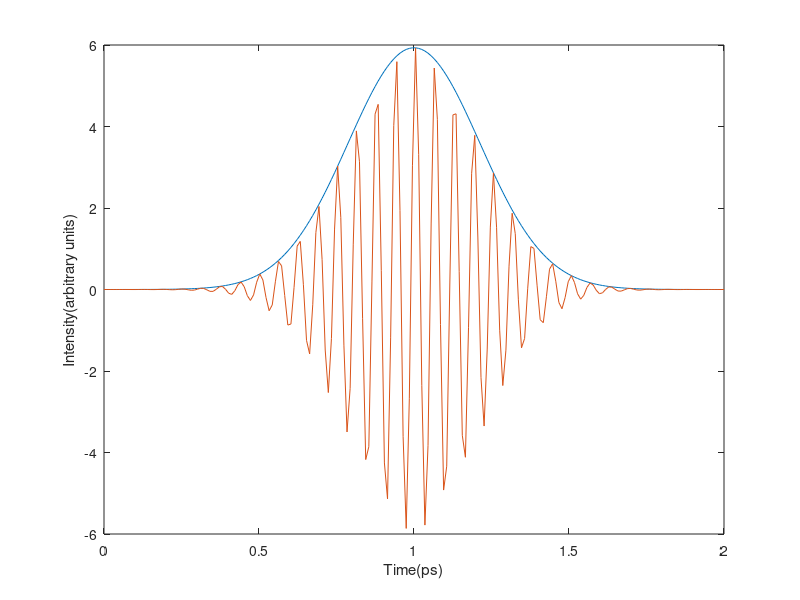
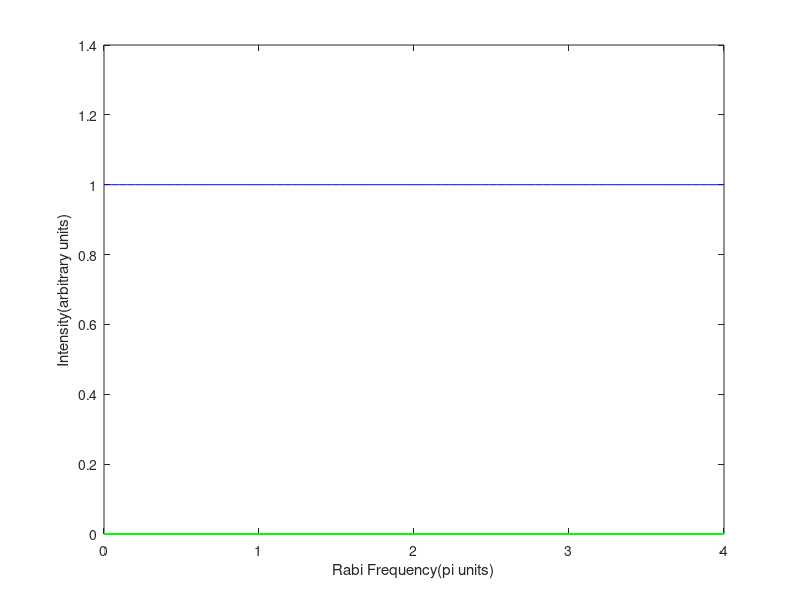

Write MATLAB code to recreate these figures, in order.
%Gaussian wave pulse
%
FWHM=0.5;
ome = 100;
ph = 0;
delta = 0.;
start=0;
stop=4*FWHM;
dt=0.01;
N=(stop-start)/dt;
t=linspace(start,stop,N);
t0=(stop-start)/2;
field_p = exp(1i*(ome*t + ph));
gaun=exp(-4*log(2)/(FWHM^2)*(t-t0).^2);
%
%
dOm=.05;
mrabi=4;
N_rabi=mrabi/dOm;
Om=linspace(0,mrabi,N_rabi);
%
%Normalizing
m=1;
area=sum(gaun)*dt;
gaun=m*pi*gaun.*field_p/area;
%
%
figure(1);
plot(t, abs(gaun),t, real(gaun))
xlabel('Time(ps)');
ylabel('Intensity(arbitrary units)');
%
%
psi1=zeros(N_rabi);
psi2=zeros(N_rabi);    

for r=1:1:N_rabi
    ro = [1 0;
          0 0];
for j = 1:1:N
    Hamiltonian = [delta Om(r)*gaun(j)/2;
        Om(r)*gaun(j)/2 0]; 
    
    [VH,DH] = eig(Hamiltonian);
    
    ro=VH\ro*VH;
    u1=expm(1i*DH*dt);
    u2=expm(-1i*DH*dt);
    ro=u2*ro*u1;
    ro=VH*ro/VH;
    
end
psi1(r)=abs(ro(1,1));
psi2(r)=abs(ro(2,2));
end
figure(2);
plot(Om,psi1,'b',Om,psi2,'g');
xlabel('Rabi Frequency(pi units)');
ylabel('Intensity(arbitrary units)');

%------------------------------------------

  





